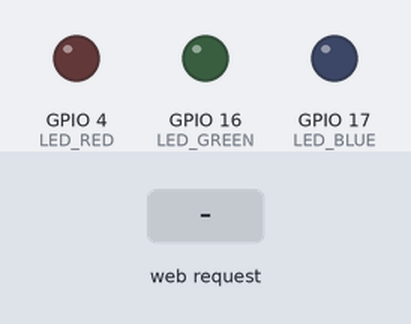
A sketch run on a simulated ESP32. Shown: output pins drawn as LEDs (lit = HIGH). Inputs (shaded band) come from the test bench. What the sketch prints to the serial monitor is not drawn.

Above: at 1.2 s.
1.3 s: HTTP request GET /red received
At 1.6 s:
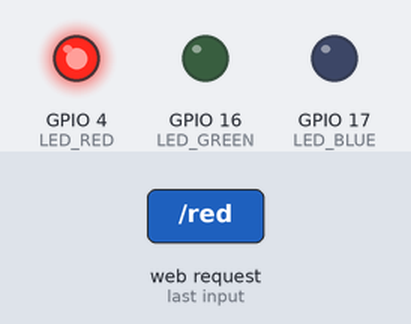
2.8 s: HTTP request GET /green received
At 4.0 s:
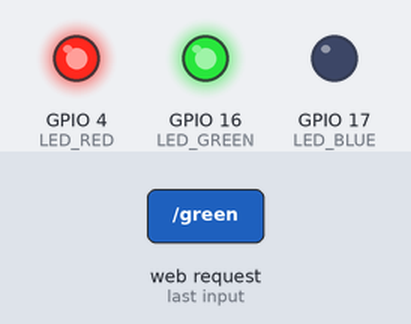
4.3 s: HTTP request GET /blue received
At 5.1 s:
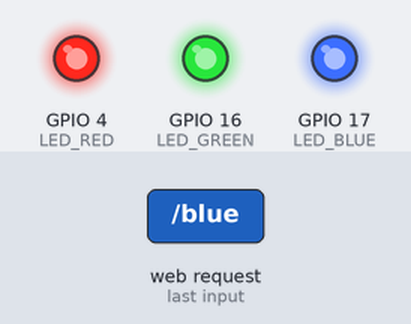
5.8 s: HTTP request GET /red received
At 6.3 s:
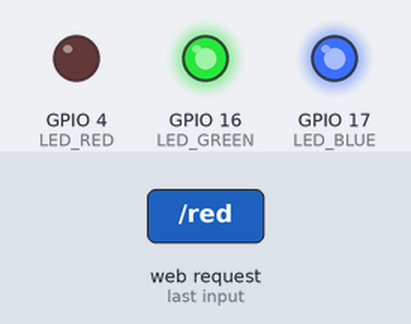
7.3 s: HTTP request GET /green received
At 8.6 s:
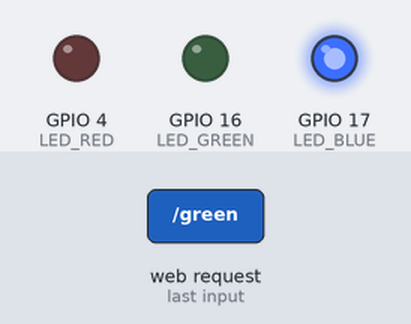
Timing chart, 0 to 9.8 s (numbered marks = the images above; inputs shaded):
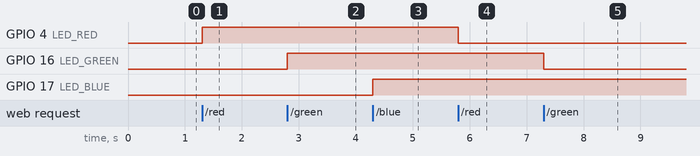

Measured:
- after the input at 1.3 s, GPIO 4 (LED_RED): LOW → HIGH at once
- after the input at 2.8 s, GPIO 16 (LED_GREEN): LOW → HIGH at once
- after the input at 4.3 s, GPIO 17 (LED_BLUE): LOW → HIGH at once
- after the input at 5.8 s, GPIO 4 (LED_RED): HIGH → LOW at once
- after the input at 7.3 s, GPIO 16 (LED_GREEN): HIGH → LOW at once

The sketch:

Grundprogramm.ino
```cpp
#include <WiFi.h>
#include <WebServer.h>

// =====================
// WLAN Access Point Daten
// =====================
// Der ESP32 erstellt ein eigenes WLAN, mit dem sich der Nutzer verbindet
const char* ssid = "ESP32_Website_KIT";
const char* password = "12345678";

// Webserver läuft auf Port 80 (Standard für HTTP)
WebServer server(80);

// =====================
// Pinbelegung (GPIO)
// =====================
// Hier sind die LEDs angeschlossen
#define LED_RED   4
#define LED_GREEN 16
#define LED_BLUE  17

// =====================
// Zustände der LEDs
// =====================
// Merkt sich, ob eine LED aktuell AN oder AUS ist
bool redState = false;
bool greenState = false;
bool blueState = false;

// =====================
// HTML Webseite
// =====================
// Diese Seite wird im Browser angezeigt
// Enthält 3 Buttons zum Steuern der LEDs
String webpage = R"rawliteral(
<!DOCTYPE html>
<html>
<head>
<meta name="viewport" content="width=device-width, initial-scale=1">
<title>ESP32 LED Toggle</title>
<style>
  body { font-family: Arial; text-align: center; margin-top: 50px; }
  button {
    width: 200px;
    height: 80px;
    font-size: 20px;
    margin: 15px;
    border: none;
    border-radius: 10px;
    color: white;
    opacity: 0.5;
  }
  .active { opacity: 1; }
  .red { background-color: red; }
  .green { background-color: green; }
  .blue { background-color: blue; }
</style>
</head>
<body>

<h2>LED Toggle Steuerung</h2>

<button id="redBtn" class="red" onclick="toggle('red')">Rot</button><br>
<button id="greenBtn" class="green" onclick="toggle('green')">Grün</button><br>
<button id="blueBtn" class="blue" onclick="toggle('blue')">Blau</button>

<script>
// Sendet einen Befehl an den ESP32
function toggle(color) {
  fetch("/" + color)
    .then(res => res.text())
    .then(state => updateButton(color, state));
}

// Aktualisiert die Darstellung des Buttons (hell = an, dunkel = aus)
function updateButton(color, state) {
  let btn = document.getElementById(color + "Btn");
  if (state === "1") {
    btn.classList.add("active");
  } else {
    btn.classList.remove("active");
  }
}
</script>

</body>
</html>
)rawliteral";

// =====================
// SERVER HANDLER
// =====================

// Startseite ausliefern (Webseite anzeigen)
void handleRoot() {
  server.send(200, "text/html", webpage);
}

// LED ROT toggeln (an/aus wechseln)
void handleRed() {
  redState = !redState;                 // Zustand umkehren
  digitalWrite(LED_RED, redState);     // LED setzen
  server.send(200, "text/plain", redState ? "1" : "0"); // Status zurückgeben
}

// LED GRÜN toggeln
void handleGreen() {
  greenState = !greenState;
  digitalWrite(LED_GREEN, greenState);
  server.send(200, "text/plain", greenState ? "1" : "0");
}

// LED BLAU toggeln
void handleBlue() {
  blueState = !blueState;
  digitalWrite(LED_BLUE, blueState);
  server.send(200, "text/plain", blueState ? "1" : "0");
}

// =====================
// SETUP (läuft einmal beim Start)
// =====================
void setup() {
  Serial.begin(115200); // Serielle Ausgabe für Debug

  // Pins als Ausgang setzen (für LEDs)
  pinMode(LED_RED, OUTPUT);
  pinMode(LED_GREEN, OUTPUT);
  pinMode(LED_BLUE, OUTPUT);

  // Alle LEDs beim Start ausschalten
  digitalWrite(LED_RED, LOW);
  digitalWrite(LED_GREEN, LOW);
  digitalWrite(LED_BLUE, LOW);

  // Access Point starten
  WiFi.softAP(ssid, password);
  Serial.println("AP gestartet");
  Serial.println(WiFi.softAPIP()); // zeigt die IP (meist 192.168.4.1)

  // URL-Routen festlegen
  server.on("/", handleRoot);     // Webseite
  server.on("/red", handleRed);   // Rot Button
  server.on("/green", handleGreen);
  server.on("/blue", handleBlue);

  // Webserver starten
  server.begin();
}

// =====================
// LOOP (läuft dauerhaft)
// =====================
void loop() {
  // Bearbeitet eingehende Anfragen vom Browser
  server.handleClient();
}
```
